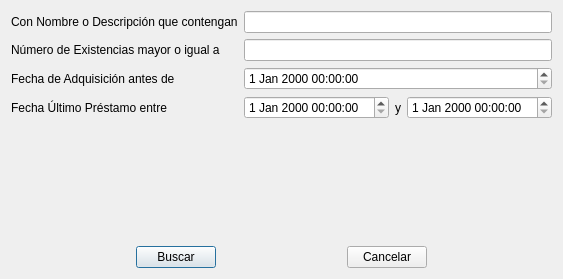
<?xml version="1.0" encoding="UTF-8"?>
<ui version="4.0">
 <class>Dialog</class>
 <widget class="QDialog" name="Dialog">
  <property name="geometry">
   <rect>
    <x>0</x>
    <y>0</y>
    <width>560</width>
    <height>279</height>
   </rect>
  </property>
  <property name="windowTitle">
   <string>Buscar Items</string>
  </property>
  <layout class="QVBoxLayout" name="verticalLayout_2">
   <item>
    <layout class="QVBoxLayout" name="verticalLayout">
     <item>
      <layout class="QFormLayout" name="formLayout">
       <item row="0" column="0">
        <widget class="QLabel" name="label">
         <property name="text">
          <string>Con Nombre o Descripción que contengan</string>
         </property>
        </widget>
       </item>
       <item row="0" column="1">
        <widget class="QLineEdit" name="lineEdit"/>
       </item>
       <item row="1" column="0">
        <widget class="QLabel" name="label_2">
         <property name="text">
          <string>Número de Existencias mayor o igual a</string>
         </property>
        </widget>
       </item>
       <item row="1" column="1">
        <widget class="QLineEdit" name="lineEdit_2"/>
       </item>
       <item row="2" column="0">
        <widget class="QLabel" name="label_3">
         <property name="text">
          <string>Fecha de Adquisición antes de</string>
         </property>
        </widget>
       </item>
       <item row="2" column="1">
        <widget class="QDateTimeEdit" name="dateTimeEdit"/>
       </item>
       <item row="3" column="0">
        <widget class="QLabel" name="label_4">
         <property name="text">
          <string>Fecha Último Préstamo entre</string>
         </property>
        </widget>
       </item>
       <item row="3" column="1">
        <layout class="QHBoxLayout" name="horizontalLayout_2">
         <item>
          <widget class="QDateTimeEdit" name="dateTimeEdit_3"/>
         </item>
         <item>
          <widget class="QLabel" name="label_5">
           <property name="text">
            <string>y</string>
           </property>
          </widget>
         </item>
         <item>
          <widget class="QDateTimeEdit" name="dateTimeEdit_2"/>
         </item>
        </layout>
       </item>
      </layout>
     </item>
     <item>
      <layout class="QHBoxLayout" name="horizontalLayout">
       <item>
        <spacer name="horizontalSpacer">
         <property name="orientation">
          <enum>Qt::Horizontal</enum>
         </property>
         <property name="sizeHint" stdset="0">
          <size>
           <width>40</width>
           <height>20</height>
          </size>
         </property>
        </spacer>
       </item>
       <item>
        <widget class="QPushButton" name="pushButton">
         <property name="text">
          <string>Buscar</string>
         </property>
        </widget>
       </item>
       <item>
        <spacer name="horizontalSpacer_2">
         <property name="orientation">
          <enum>Qt::Horizontal</enum>
         </property>
         <property name="sizeHint" stdset="0">
          <size>
           <width>40</width>
           <height>20</height>
          </size>
         </property>
        </spacer>
       </item>
       <item>
        <widget class="QPushButton" name="pushButton_2">
         <property name="text">
          <string>Cancelar</string>
         </property>
        </widget>
       </item>
       <item>
        <spacer name="horizontalSpacer_3">
         <property name="orientation">
          <enum>Qt::Horizontal</enum>
         </property>
         <property name="sizeHint" stdset="0">
          <size>
           <width>40</width>
           <height>20</height>
          </size>
         </property>
        </spacer>
       </item>
      </layout>
     </item>
    </layout>
   </item>
  </layout>
 </widget>
 <resources/>
 <connections/>
</ui>
